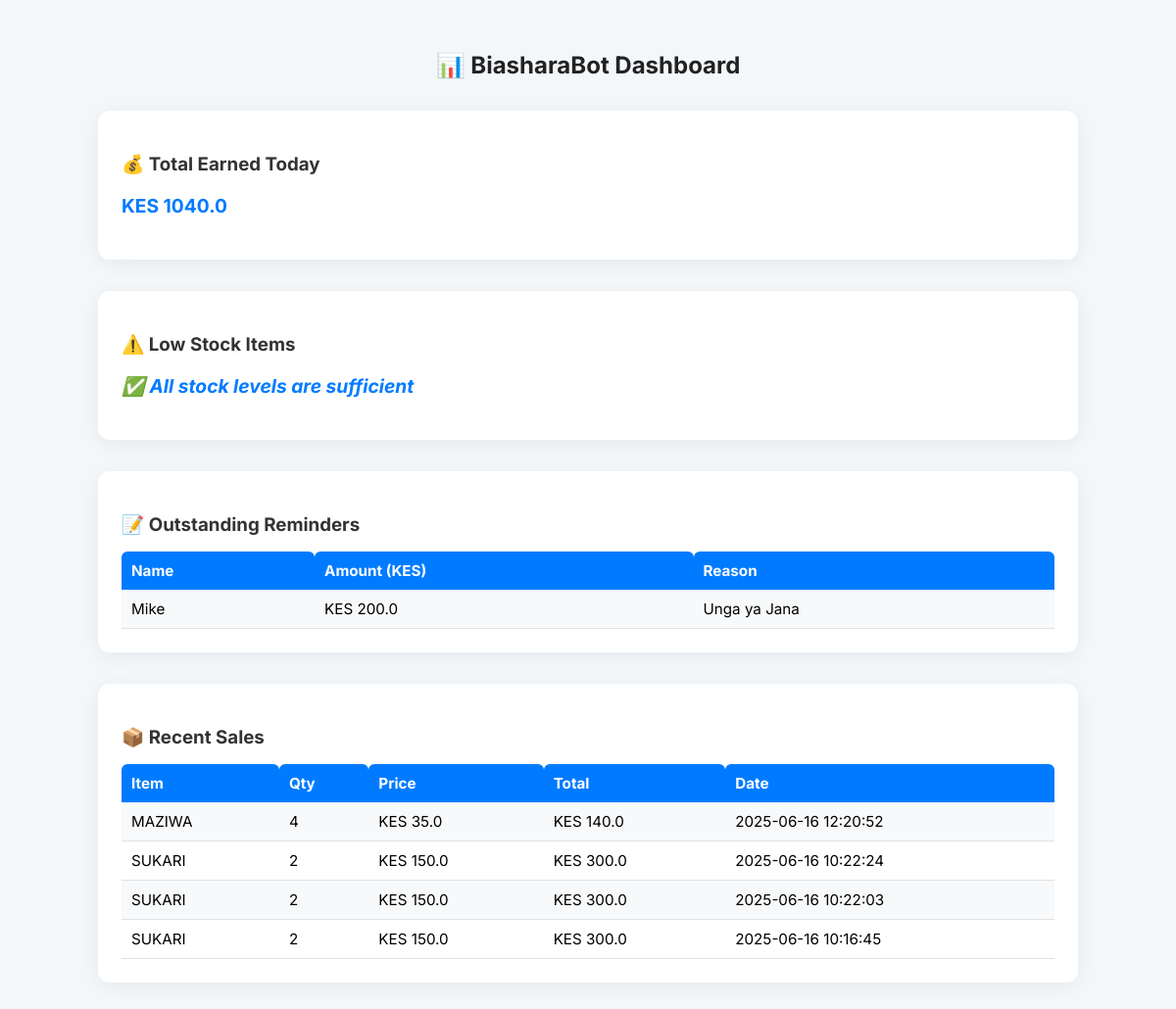
/dashboard, run on the app's committed database.
### tables this page shows
CREATE TABLE reminders (
            id INTEGER PRIMARY KEY AUTOINCREMENT,
            name TEXT,
            amount REAL,
            reason TEXT,
            date TEXT
        );

CREATE TABLE sales (
            id INTEGER PRIMARY KEY AUTOINCREMENT,
            item TEXT,
            quantity INTEGER,
            unit_price REAL,
            total REAL,
            date TEXT
        );

### app.py (the view)
@app.route('/dashboard')
def dashboard():
    today = date.today().strftime("%Y-%m-%d")
    conn = sqlite3.connect('sales.db')
    c = conn.cursor()
    c.execute("SELECT SUM(total) FROM sales WHERE date LIKE ?", (today + '%',))
    result = c.fetchone()
    total_today = result[0] if result[0] else 0
    c.execute("SELECT item, quantity FROM stock WHERE quantity <= 5")
    low_stock = c.fetchall()
    c.execute("SELECT name, amount, reason FROM reminders")
    reminders = c.fetchall()
    c.execute("SELECT item, quantity, unit_price, total, date FROM sales ORDER BY date DESC LIMIT 5")
    recent_sales = c.fetchall()
    conn.close()
    return render_template("dashboard.html",
                           total_today=total_today,
                           low_stock=low_stock,
                           reminders=reminders,
                           recent_sales=recent_sales)

### templates/dashboard.html (shortened to what this page needs)
<!DOCTYPE html>
<html lang="en">
<head>
    <link rel="stylesheet" href="https://cdnjs.cloudflare.com/ajax/libs/font-awesome/6.5.0/css/all.min.css">
</head>
<body onload="speak('Welcome back! Your sales summary is ready.')">
    <div class="dashboard">
        <h2>📊 BiasharaBot Dashboard</h2>
        <div class="card">
            <h3>💰 Total Earned Today</h3>
            <p>KES {{ total_today }}</p>
        </div>
        <div class="card">
            <h3>⚠️ Low Stock Items</h3>
            {% if low_stock %}
                <ul>
                {% for item, qty in low_stock %}
                    <li><strong>{{ item }}</strong> — only {{ qty }} left</li>
                {% endfor %}
                </ul>
            {% else %}
                <p class="no-data">✅ All stock levels are sufficient</p>
            {% endif %}
        </div>
        <div class="card">
            <h3>📝 Outstanding Reminders</h3>
            {% if reminders %}
                <table>
                    <tr>
                        <th>Name</th>
                        <th>Amount (KES)</th>
                        <th>Reason</th>
                    </tr>
                    {% for name, amount, reason in reminders %}
                    <tr>
                        <td>{{ name }}</td>
                        <td>KES {{ amount }}</td>
                        <td>{{ reason }}</td>
                    </tr>
                    {% endfor %}
                </table>
            {% else %}
                <p class="no-data">👍 No pending payments</p>
            {% endif %}
        </div>
        <div class="card">
            <h3>📦 Recent Sales</h3>
            {% if recent_sales %}
                <table>
                    <tr>
                        <th>Item</th>
                        <th>Qty</th>
                        <th>Price</th>
                        <th>Total</th>
                        <th>Date</th>
                    </tr>
                    {% for item, qty, price, total, date in recent_sales %}
                    <tr>
                        <td>{{ item }}</td>
                        <td>{{ qty }}</td>
                        <td>KES {{ price }}</td>
                        <td>KES {{ total }}</td>
                        <td>{{ date }}</td>
                    </tr>
                    {% endfor %}
                </table>
            {% else %}
                <p class="no-data">No sales yet today.</p>
            {% endif %}
        </div>
    </div>
</body>
</html>

### templates/dashboard.html (style rules this page uses)
body { font-family: 'Inter', sans-serif; margin: 0; background: #f4f7fa; padding: 2rem; }
h2 { text-align: center; margin-bottom: 2rem; color: #222; }
.dashboard { max-width: 1000px; margin: 0 auto; }
.card { background: #fff; padding: 1.5rem; border-radius: 12px; box-shadow: 0 4px 20px rgba(0, 0, 0, 0.06); margin-bottom: 2rem; }
.card h3 { margin-bottom: 1rem; color: #333; }
.card p { font-size: 1.2rem; color: #007bff; font-weight: bold; }
table { width: 100%; border-collapse: collapse; font-size: 0.95rem; }
th { background-color: #007bff; color: white; padding: 10px; text-align: left; border-top-left-radius: 6px; border-top-right-radius: 6px; }
td { padding: 10px; border-bottom: 1px solid #e1e1e1; }
tr:nth-child(even) { background-color: #f8f9fa; }
.no-data { color: #666; font-style: italic; }

### data on the page
reminders: name "Mike", amount "200.0", reason "Unga ya Jana"
sales: item "MAZIWA", quantity "4", unit_price "35.0", total "140.0", date "2025-06-16 12:20:52"
sales: item "SUKARI", quantity "2", unit_price "150.0", total "300.0", date "2025-06-16 10:22:24"
sales: item "SUKARI", quantity "2", unit_price "150.0", total "300.0", date "2025-06-16 10:22:03"
sales: item "SUKARI", quantity "2", unit_price "150.0", total "300.0", date "2025-06-16 10:16:45"

### other printed values
{{ total_today }} "1040.0"
